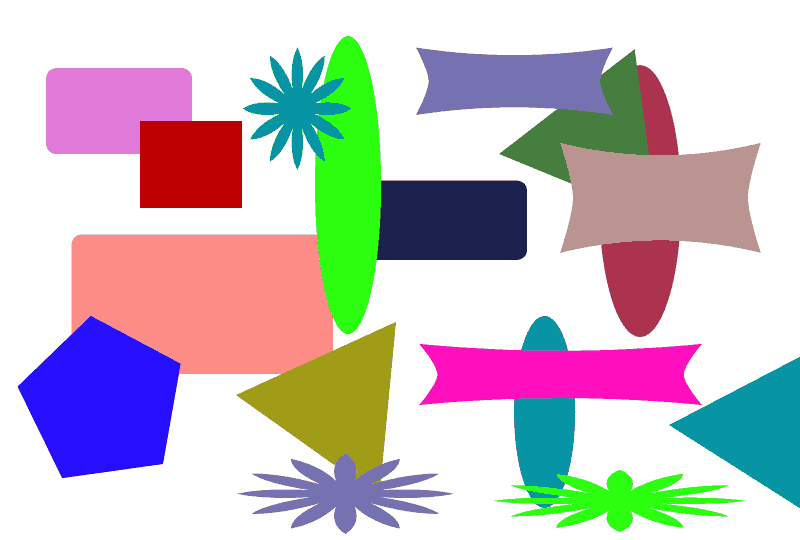
#> input picture 理想画像処理結果/test_2.png, 800 x 540 px
$ python input_topology_feature.py   (Python 2 division)
#> lines starting #> are read from the running program, lines starting #| are printed output that depends on the picture
# -*- coding: utf-8 -*-
import numpy as np
import cv2
import matplotlib.pyplot as plt
import math
import csv
from collections import Counter

input_img = cv2.imread('test_2.png',1)
#> input_img is the input picture: shape (540, 800, 3); mean B, G, R 196.2, 190.7, 199.2
template = cv2.imread('test_2.png',1)

#RGBからHSVに変換
def rgb2Hsv(input_img, template):
  input_hsv = cv2.cvtColor(input_img, cv2.COLOR_RGB2HSV)
#> input_hsv: shape (540, 800, 3); mean H, S, V 49.6, 79.6, 230.8
  template_hsv = cv2.cvtColor(template, cv2.COLOR_RGB2HSV)
  return (input_hsv, template_hsv)


#inputのV値をtemplateのV値に補正する
def createInputLabelImage(input_hsv):
  input_y ,input_x = input_hsv.shape[:2]
#> input_y = 540; input_x = 800
  input_HSV = cv2.split(input_hsv)
  input_v_value = input_HSV[2]
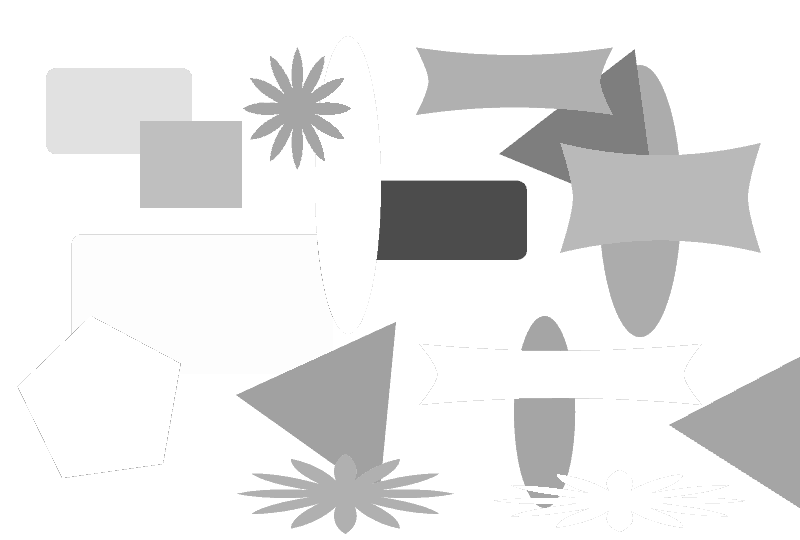
#> input_v_value: shape (540, 800); min 76, max 255, mean 230.8

  #v_count_listの読み込み
  v_count_list = []
  read_template_v_count = csv.reader(open('template_hist.csv', 'rb'),delimiter=',')
#> (reads 理想画像処理結果/template_hist.csv from the repository)
  for v_count in read_template_v_count:
    v_count_list = map(float,v_count)

  #inputのヒストグラム作成
  input_v_count_list = np.zeros(256)
  for y in xrange(input_y):
    for x in xrange(input_x):
      input_v_count_list[input_v_value[y,x]] += 1
  print 'input_v_count_list\n' + str(input_v_count_list)
  f_pre_in = open('pre_input_hist.csv', 'w')
  csvWriter = csv.writer(f_pre_in)
  csvWriter.writerow(input_v_count_list)

  #inputのヒストグラムをtemplateに合わせる処理
  #templateの標準偏差と全体の平均を求める
  sum_t = 0
  sum_i = 0
  sum_vt = 0
  sum_vi = 0
  sum_o_numerator = 0
  sum_oi_numerator = 0
  for t in xrange(0 ,256):
    sum_vt += v_count_list[t] * t
    sum_t += v_count_list[t]
  ave_t = sum_vt / sum_t
  for tt in xrange(0, 256):
    sum_o_numerator += v_count_list[tt] * (tt - ave_t)**2
  ot = sum_o_numerator / sum_t
  template_std_deviation = math.sqrt(ot)
  print 'ave_t ' + str(ave_t)
  print 'template_std_deviation ' + str(template_std_deviation)

  #inputの標準偏差と全体の平均を求める
  for i in xrange(0, 256):
    sum_vi += input_v_count_list[i] * i
    sum_i += input_v_count_list[i]
  ave_i = sum_vi / sum_i
  for ii in xrange(0, 256):
    sum_oi_numerator += input_v_count_list[ii] * (ii - ave_i)**2
  oi = sum_oi_numerator / sum_i
  input_std_deviation = math.sqrt(oi)
  print 'ave_i ' + str(ave_i)
  print 'input_std_deviation ' + str(input_std_deviation)

  #inputのtemplateに対する偏差値を求め補正結果を配列に格納
  correct_input_list = np.zeros(256)
  for iii in xrange(0, 256):
    correct_input_list[iii] = template_std_deviation * ((input_v_count_list[iii] - ave_i) / input_std_deviation) + ave_t
  print 'correct_input_list\n' + str(correct_input_list)
  f_corre_in = open('correct_input_hist.csv', 'w')
  csvWriter = csv.writer(f_corre_in)
  csvWriter.writerow(correct_input_list)

  plt.plot(input_v_count_list, label = "input hist")
  plt.plot(correct_input_list, label = "correct input")
  plt.legend()
  plt.savefig('input_hist.png')


  #ヒストグラムは確認のために必要なだけで、処理には必要ない。偏差値の処理は画素１つずつ行ってラベル画像を作る。
  correct_input_v_value = np.zeros((input_y, input_x), np.uint8)
  print 'input_v_value\n' + str(input_v_value)
  for co_in_y in xrange(input_y):
    for co_in_x in xrange(input_x):
      correct_input_v_value[co_in_y, co_in_x] = template_std_deviation * (input_v_value[co_in_y, co_in_x] - ave_i) / input_std_deviation + ave_t
  print 'correct_input_v_value\n' + str(correct_input_v_value)
  cv2.imwrite('correct_input_v_value.png', correct_input_v_value)

  #作成した領域ラベルリスト(label_list.csvを読み込む)を用いてinputラベル画像生成
  label_input_img = np.zeros((input_y, input_x), np.uint8)
  label_CsvFile = csv.reader(open('label_list.csv', 'rb'),delimiter=',')
  for label in label_CsvFile:
    num_label = map(float,label)
  print 'num_label' +str(num_label)
  for iy in xrange(input_y):
    for ix in xrange(input_x):
      label_input_img[iy,ix] = num_label[correct_input_v_value[iy,ix]]
  cv2.imwrite('label_input_img.tif', label_input_img)
  return (label_input_img)
  featureDetection(label_input_img)

#ラベル数:3,接点数:3の点をキーポイントとする。
# [89 lines left out: function featureDetection, not called in this run]

#inputとtemplateのバイナリ化
'''
全てのラベルの内、パッチ内にどのラベルがあるかで0,1でバイナリ化する。
ラベルの数、順番の情報は使わない。（回転不変、拡大縮小不変のため）
'''
# [25 lines left out: function featureDescription, not called in this run]

#マッチング
'''
inputとtemplateのバイナリのハミング距離を取ってマッチング
'''
# [35 lines left out: function featureMatching, not called in this run]

#main
input_hsv, template_hsv = rgb2Hsv(input_img, template)
#> (the run stopped early here; a loop or call above may not have finished)
